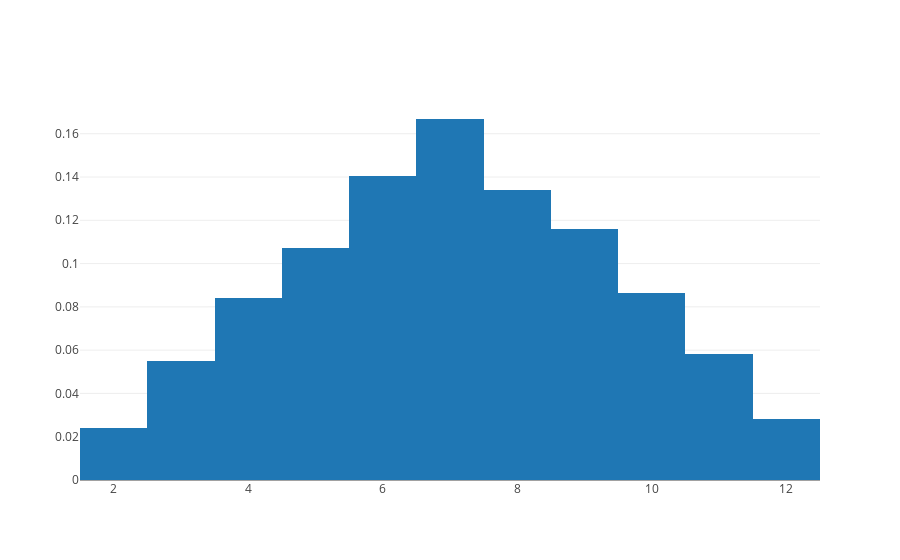

Notebook cell for this chart:
### Markdown cell above
Roll two dice

### Code cell
all_rolls=[]
for i in range(10000):
    roll_1 = np.random.choice(dice_rolls)
    roll_2 = np.random.choice(dice_rolls)
    all_rolls.append(roll_1+roll_2)

data = [go.Histogram(x=all_rolls, histnorm='probability')]
iplot(data)

### Figure 1 — Plotly figure (JSON) as saved in the notebook; plotly's stock layout.template omitted (floating-point values rounded to 4 significant figures; data arrays with more than 128 entries replaced by an {"elided": "..."} marker saying what was removed)
{"data": [{"histnorm": "probability", "type": "histogram", "uid": "596a2eaa-023f-4495-8344-d1bfe5973aaf", "x": {"elided": "10000 int values"}}], "layout": {}}
